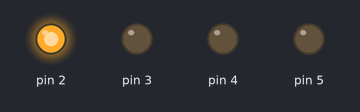
The sketch below on a simulated Arduino Uno, built with avr-gcc and run on an emulated ATmega328P. Parts: output pins drawn as LEDs (lit = HIGH).

Above: at 0.05 s.
At 0.55 s:
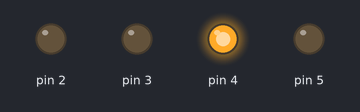
At 1.45 s:
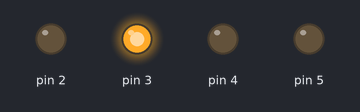
At 2.8 s:
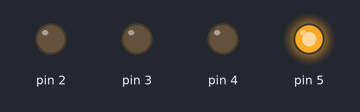
Timing chart, 0 to 3.1 s (numbered marks = the images above):
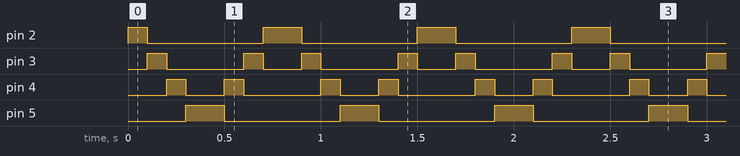

Measured:
- by itself, pin 2: repeats every 0.80 s: LOW 0.60 s, HIGH 0.20 s
- by itself, pin 3: repeats every 0.80 s: LOW 0.40 s, HIGH 0.10 s, LOW 0.20 s, HIGH 0.10 s
- by itself, pin 4: repeats every 0.80 s: LOW 0.20 s, HIGH 0.10 s, LOW 0.40 s, HIGH 0.10 s
- by itself, pin 5: alternates HIGH for 0.20 s and LOW for 0.60 s

The sketch:

led_swipe.ino
```cpp
int rtol[]={2, 3, 4, 5};
int ltor[]={5, 4, 3, 2};
int count;
int ledset1=1;
int ledset2=1;
void led1(){
  while(ledset1==1){
    digitalWrite(2, 1);
    digitalWrite(3, 1);
    delay(1000);
    digitalWrite(2, 0);
    digitalWrite(3, 0);
    delay(1000);
    ledset1=0;
    ledset2=1;
  }
}
void led2(){
  while(ledset2==1){
    digitalWrite(4, 1);
    digitalWrite(5, 1);
    delay(1000);
    digitalWrite(4, 0);
    digitalWrite(5, 0);
    delay(1000);
    ledset2=0;
    ledset1=1;
  }
}


void setup() {
  // put your setup code here, to run once:
pinMode(2, 1);
pinMode(3, 1);
pinMode(4, 1);
pinMode(5, 1);
}

void loop() {


  for(count=2; count <= 5; count++){
    digitalWrite(count, 1);
    delay(100);
    digitalWrite(count, 0);


  }
 for(count=5; count >= 2; count--){
   digitalWrite(count, 1);
   delay(100);
   digitalWrite(count, 0);
 }

 }
```
